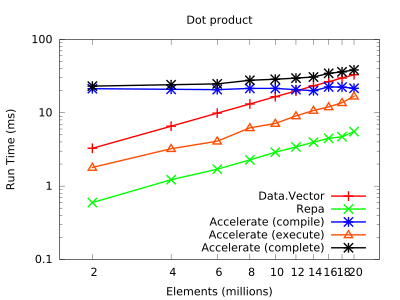

Reproduce this figure in gnuplot.
# vim: filetype=gnuplot

set title "Dot product"

set terminal pdf size 4,3
set output "dotp.pdf"

set key on
set key bottom

set xlabel "Elements (millions)"
set logscale x
set xrange [1.5:25]

set xtics (2, 4, 6, 8, 10, 12, 14, 16, 18, 20)

set ylabel "Run Time (ms)"
set logscale y
#set yrange [0.05:100]

plot    'dotp.dat' using ($1):($2)                                              \
                title "Data.Vector"        ls 1  lw 4 with linespoints,         \
        'dotp.dat' using ($1):($3)                                              \
                title "Repa"               ls 2  lw 4 with linespoints,         \
        'dotp.dat' using ($1):($4)                                              \
                title "Accelerate (compile)"         ls 3  lw 4 with linespoints,         \
        'dotp.dat' using ($1):($5)                                              \
                title "Accelerate (execute)"        ls 8  lw 4 with linespoints,        \
        'dotp.dat' using ($1):($4+$5)                                              \
                title "Accelerate (complete)"             ls 16  lw 4 with linespoints

#        'dotp.dat' using ($1):($7)                                              \
#                title "NDP2GPU"            ls 4  lw 4 with linespoints,         \
